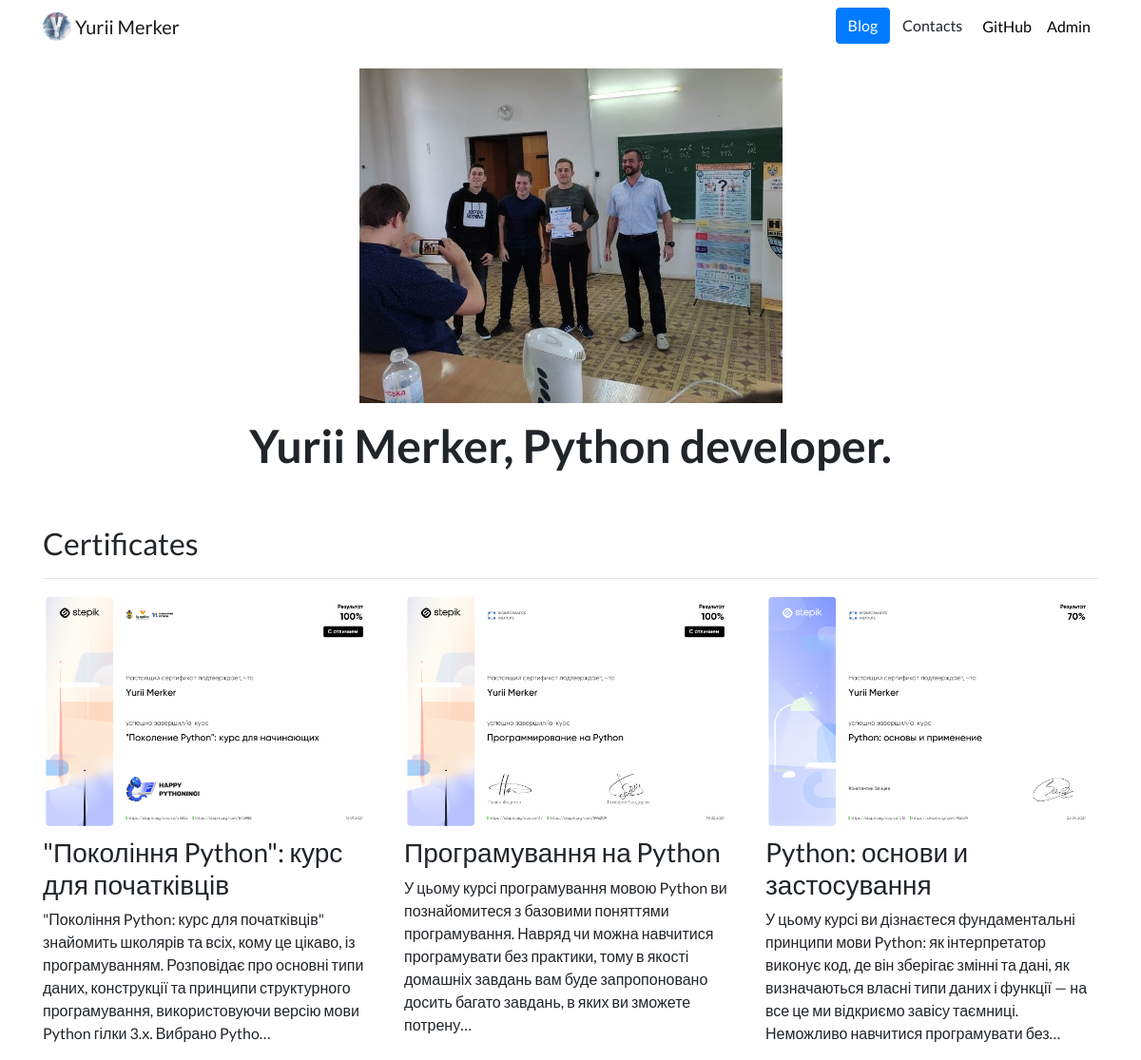
The page / on the database its author committed.
### portfolio/models.py (models this page shows, shortened)
class Project(models.Model):
    title = models.CharField(max_length=100)
    description = models.CharField(max_length=2500)
    image = models.ImageField(upload_to='portfolio/images/')
    url = models.URLField(blank=True)

### portfolio/views.py (the view)
# urls.py: 2. Add a URL to urlpatterns:  path('', views.home, name='home')
def home(request):
    projects = Project.objects.all()
    return render(request, "portfolio/home.html", {"projects": projects})

### portfolio/templates/portfolio/home.html
{% extends "portfolio/base.html" %}
{% load static %}
{% block content %}
<div class="row justify-content-center my-3">
    <div class="col-5">
        <img src="{% static 'portfolio/olimp_photo.jpg' %}" class="img-fluid">
    </div>
</div>
<div class="row justify-content-center mb-3">
    <div class="col-md-9 text-center">
        <h2 id="hometext" class="font-weight-bold">Yurii Merker, Python developer.</h2>
    </div>
</div>
<h2 class="mt-5">Certificates</h2>
<hr>
<div class="row">
    {% for project in projects %}
    <div class="col-lg-4 col-md-6">
        {% if project.url %}
        <a href="{{ project.url }}">
            <img src="{{ project.image.url }}" class="img-fluid mb-2">
        </a>
        {% else %}
        <img src="{{ project.image.url }}" class="img-fluid mb-2">
        {% endif %}
        <h3>{{ project.title }}</h3>
        <p>{{ project.description|truncatechars:250 }}</p>
    </div>
    {% endfor %}
</div>
{% endblock %}

### portfolio/templates/portfolio/base.html (shortened to what this page needs)
{% load static %}
<!doctype html>
<html lang="en">
<head>
    <link rel="stylesheet" href="https://stackpath.bootstrapcdn.com/bootstrap/4.4.1/css/bootstrap.min.css"
>
    <link rel="stylesheet" href="{% static "portfolio/custom.css" %}">
</head>
<body>
<nav id="topNav" class="navbar navbar-expand-md navbar-light">
    <div class="container">
        <a class="navbar-brand" href="{% url 'home' %}">
            <img src="{% static "portfolio/Logo.png" %}" width="30" height="30" class="d-inline-block align-top" alt="Yurii's Logo">
            <span>Yurii Merker</span>
        </a>
        <div class="collapse navbar-collapse text-center" id="navbarNav">
            <ul class="navbar-nav ml-auto">
                <li>
                    <a role="button" href="{% url 'blog:all_blogs' %}" class="btn btn-primary">Blog</a>
                </li>
                <li>
                    <a role="button" href="{% url 'contacts' %}" class="btn">Contacts</a>
                </li>
                <li class="nav-item">
                    <a class="nav-link" href="https://github.com/startstopstep/" target="_blank">GitHub</a>
                </li>
                <li class="nav-item">
                    <a class="nav-link" href="http://127.0.0.1:8000/admin" target="_blank">Admin</a>
                </li>
            </ul>
        </div>
    </div>
</nav>
<div class="container">
    {% block content %}{% endblock %}
</div>
</body>
</html>

### portfolio/static/portfolio/custom.css (style rules this page uses)
.navbar-nav .nav-link { color: rgba(0,0,0,1) !important; }
body { font-family: 'Lato', sans-serif; }
@media (min-width: 992px) { #hometext { font-size: 3rem; } }

### rows shown on the page
Project: image (picture), title "\"Покоління Python\": курс для початківців", description "\"Покоління Python: курс для початківців\" знайомить школярів та всіх, кому це цікаво, із програмуванням. Розповідає про основні типи даних, конструкції та принципи структурного програмування, використовуючи версію мови Python гілки 3.x. Вибрано Pytho…"
Project: image (picture), title "Програмування на Python", description "У цьому курсі програмування мовою Python ви познайомитеся з базовими поняттями програмування. Навряд чи можна навчитися програмувати без практики, тому в якості домашніх завдань вам буде запропоновано досить багато завдань, в яких ви зможете потрену…"
Project: image (picture), title "Python: основи и застосування", description "У цьому курсі ви дізнаєтеся фундаментальні принципи мови Python: як інтерпретатор виконує код, де він зберігає змінні та дані, як визначаються власні типи даних і функції — на все це ми відкриємо завісу таємниці. Неможливо навчитися програмувати без…"
